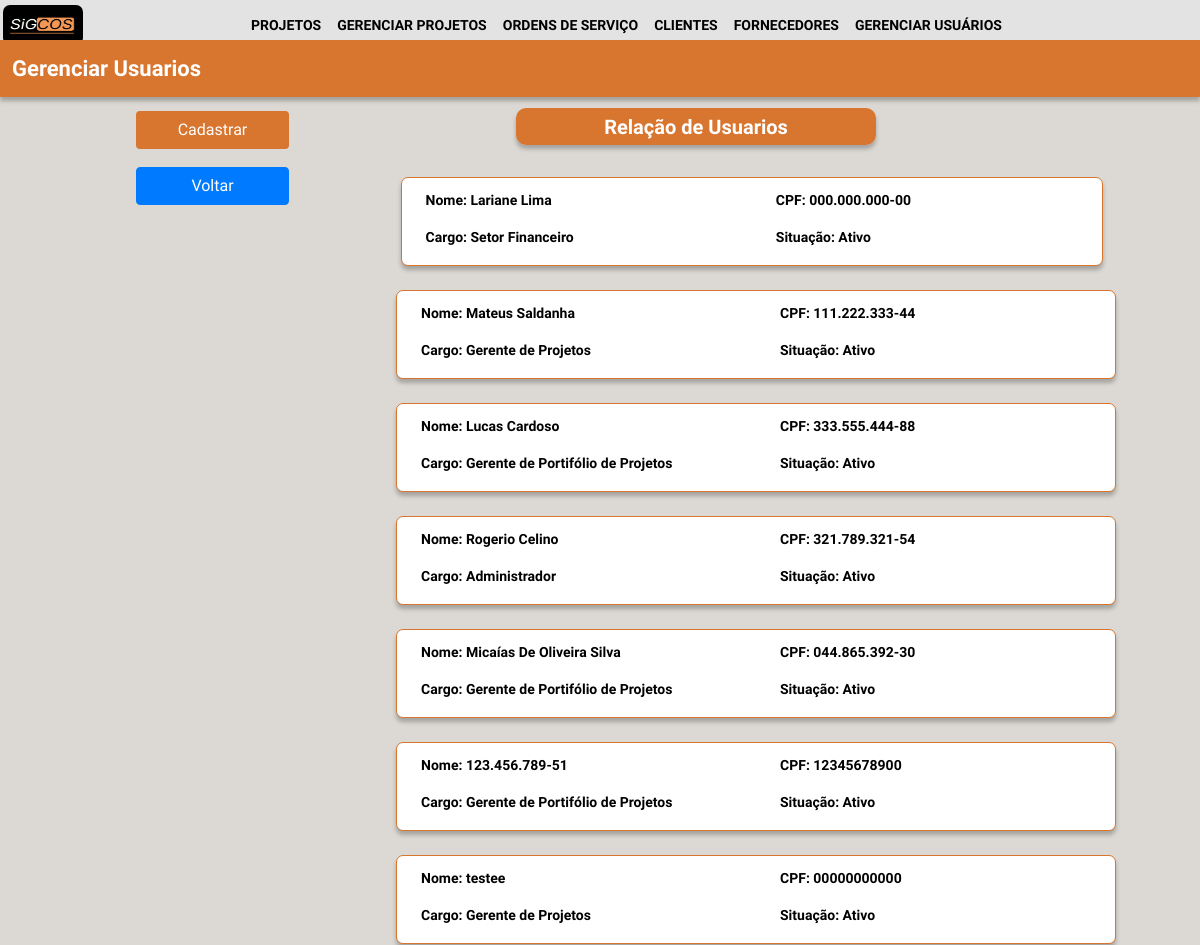
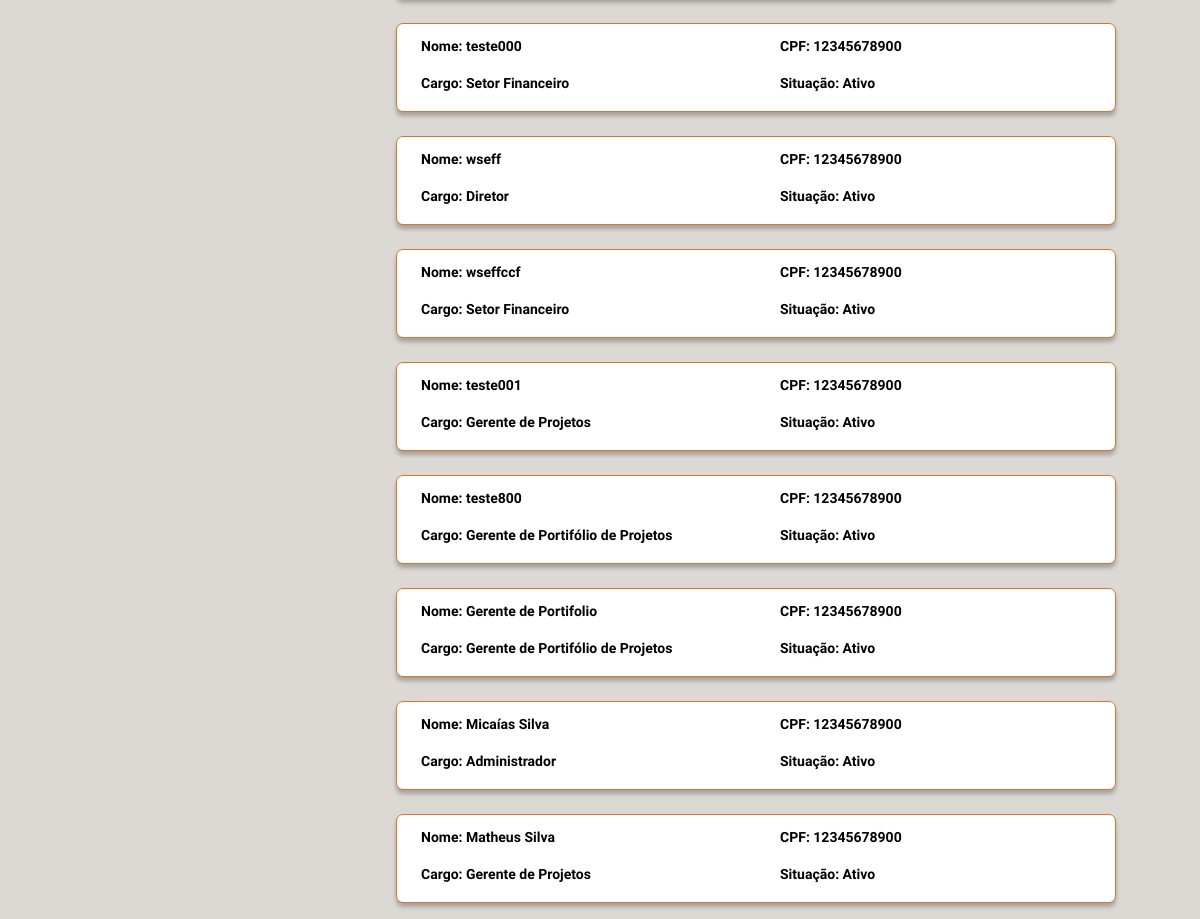
/lista_usuarios/ (signed in), run on the app's committed database (2 pictures, top to bottom).
### login/models.py (models this page shows, shortened)
class funcionarios(models.Model):
    nome = models.CharField(max_length=255)
    cpf = models.CharField(max_length=20)
    endereço = models.CharField(max_length=255)
    cargo = models.CharField(max_length=255)
    data_nascimento = models.CharField(max_length=20)
    cidade = models.CharField(max_length=255)
    bairro = models.CharField(max_length=255)
    situação = models.CharField(max_length=10)
    criado_em = models.DateTimeField(auto_now_add=True)
    atualizado_em = models.DateTimeField(auto_now=True)

### login/views.py (the view)
# urls.py: path('lista_usuarios/', lista_usuarios, name = "lista_usuarios"),
@group_required("administrador", "diretor")
def lista_usuarios(request):
    lista_usuarios = funcionarios.objects.all()
    return render(request, 'projetos/lista_usuarios.html', {'lista_usuarios': lista_usuarios})

### login/autentic.py (called while the page is built)
def group_required(*group_names):
    def in_groups(u):
        if u.is_authenticated:
            if bool(u.groups.filter(name__in=group_names)) | u.is_superuser:
                return True
        return False
    return user_passes_test(in_groups, login_url='autentic_necessaria')

### login/templates/projetos/lista_usuarios.html (shortened to what this page needs)
{% extends 'base.html' %}
{%load static%}
{% block content %}
<link rel="stylesheet" href="https://cdn.jsdelivr.net/npm/bootstrap@4.0.0/dist/css/bootstrap.min.css">
<link rel="stylesheet" href="{% static 'css/lista_users.css' %}">
<body style="background-color:  #dcd9d4;">
    <div class="retangulo fixed-top" style="margin-top: 3.3%;">
        <div id="ret1">Gerenciar Usuarios</div>
    </div>
    <div class="relacao" style="margin-top: 9%;">
        <div id="ret2">Relação de Usuarios</div>
    </div>
    <div class="buttonfixed">
        <nav class="navbar fixed-top" style="margin-top: 10%;">
            <div class="buttons">
                <a href="/teste_cadastro_user/"> <button id="btnAdd" class="btn btn-laranja fixed-left">Cadastrar</button> </a>
                <button id="btnEdit" class="btn btn-primary">Voltar</button>
            </div>
        </nav>
    </div>
    <div class="container-fluid">
        {% for usuario in lista_usuarios %}
        <div class="group-buttons" style="margin-top: 2%;">
            <a href="/usuario/{{usuario.id}}">
                <button class="button_acess" type="submit">
                    <div class="row">
                    <div class="col">
                        <p>Nome: {{usuario.nome}}</p>
                        <p>Cargo: {{usuario.cargo}}</p>
                    </div>
                    <div class="col">
                        <p>CPF: {{usuario.cpf}}</p>
                        <p>Situação: {{usuario.situação}}</p>
                    </div>
                    </div>
                </button>
            </a>
        </div>
    </div>
    {% endfor %}
</body>
{% endblock %}

### login/static/css/navbar.css (style rules this page uses)
body { background-color: #aaa9a9; font-family: 'Inder', sans-serif; }

### login/static/css/lista_users.css (style rules this page uses)
* { margin: 0; box-sizing: border-box; font-family: 'Inder', sans-serif; }
body { background-color: #dcd9d4; }
a { text-decoration: none; }
.retangulo { display: grid; grid-template-columns: 1fr 1fr 1fr 1fr; grid-template-areas: "ret1 ret1 ret1 ret1"; width: 100vw; color: white; box-shadow: 0px 4px 4px rgba(0, 0, 0, 0.25); }
.relacao { display: grid; margin-top: 10rem; margin-bottom: 2rem; margin-left: 43%; border-radius: 10px; grid-template-columns: 1fr 1fr 1fr 1fr; grid-template-areas: "ret1 ret1 ret1 ret1"; width: 30vw; box-shadow: 0px 4px 4px rgba(0, 0, 0, 0.25); }
#ret2 { font-size: 20px; position: relative; border-radius: 10px; font-weight: bold; text-align: center; background-color: #D8752E; color: #ffffff; grid-area: ret1; padding: 1%; }
#ret1 { font-size: 22px; font-weight: bold; text-align: left; background-color: #D8752E; grid-area: ret1; padding: 1%; }
.button_acess { position: relative; display: grid; border-radius: 7px; margin-left: 33%; margin-bottom: 1rem; width: 60%; text-align: left; font-weight: bold; font-size: 14px; padding-top: 1%; padding-left: 2%; background-color: #ffffff ; border: 1px solid #D8752E; color: #000000; box-shadow: 0px 4px 4px rgba(0, 0, 0, 0.25); }
.buttons { position: absolute; margin-left: 10%; margin-top: 5%; text-align: left; width: 15%; }
.btn-laranja { color: white; background-color: #D8752E; width: 85%; }
.btn-primary { margin-top: 10%; width: 85%; }

### data on the page
funcionarios: nome "Lariane Lima", cargo "Setor Financeiro", cpf "000.000.000-00", situação "Ativo"
funcionarios: nome "Mateus Saldanha", cargo "Gerente de Projetos", cpf "111.222.333-44", situação "Ativo"
funcionarios: nome "Lucas Cardoso", cargo "Gerente de Portifólio de Projetos", cpf "333.555.444-88", situação "Ativo"
funcionarios: nome "Rogerio Celino", cargo "Administrador", cpf "321.789.321-54", situação "Ativo"
funcionarios: nome "Micaías De Oliveira Silva", cargo "Gerente de Portifólio de Projetos", cpf "044.865.392-30", situação "Ativo"
funcionarios: nome "123.456.789-51", cargo "Gerente de Portifólio de Projetos", cpf "12345678900", situação "Ativo"
funcionarios: nome "testee", cargo "Gerente de Projetos", cpf "00000000000", situação "Ativo"
funcionarios: nome "teste000", cargo "Setor Financeiro", cpf "12345678900", situação "Ativo"
funcionarios: nome "wseff", cargo "Diretor", cpf "12345678900", situação "Ativo"
funcionarios: nome "wseffccf", cargo "Setor Financeiro", cpf "12345678900", situação "Ativo"
funcionarios: nome "teste001", cargo "Gerente de Projetos", cpf "12345678900", situação "Ativo"
funcionarios: nome "teste800", cargo "Gerente de Portifólio de Projetos", cpf "12345678900", situação "Ativo"
funcionarios: nome "Gerente de Portifolio", cargo "Gerente de Portifólio de Projetos", cpf "12345678900", situação "Ativo"
funcionarios: nome "Micaías Silva", cargo "Administrador", cpf "12345678900", situação "Ativo"
funcionarios: nome "Matheus Silva", cargo "Gerente de Projetos", cpf "12345678900", situação "Ativo"
